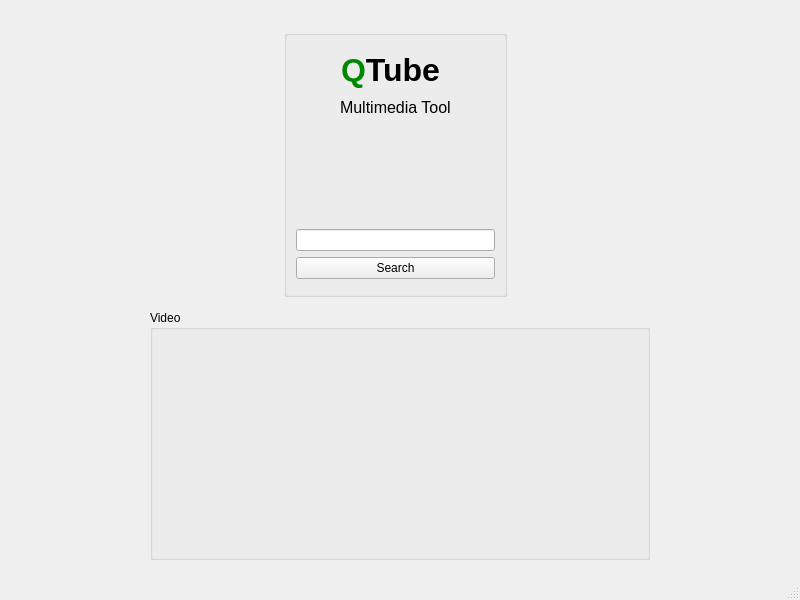
<?xml version="1.0" encoding="UTF-8"?>
<ui version="4.0">
 <class>MainWindow</class>
 <widget class="QMainWindow" name="MainWindow">
  <property name="geometry">
   <rect>
    <x>0</x>
    <y>0</y>
    <width>800</width>
    <height>600</height>
   </rect>
  </property>
  <property name="minimumSize">
   <size>
    <width>800</width>
    <height>500</height>
   </size>
  </property>
  <property name="windowTitle">
   <string>MainWindow</string>
  </property>
  <widget class="QWidget" name="centralwidget">
   <widget class="QGroupBox" name="groupBox_2">
    <property name="geometry">
     <rect>
      <x>150</x>
      <y>310</y>
      <width>500</width>
      <height>250</height>
     </rect>
    </property>
    <property name="minimumSize">
     <size>
      <width>500</width>
      <height>250</height>
     </size>
    </property>
    <property name="title">
     <string>Video</string>
    </property>
    <widget class="QLabel" name="Image">
     <property name="geometry">
      <rect>
       <x>0</x>
       <y>20</y>
       <width>320</width>
       <height>180</height>
      </rect>
     </property>
     <property name="autoFillBackground">
      <bool>false</bool>
     </property>
     <property name="text">
      <string/>
     </property>
     <property name="scaledContents">
      <bool>false</bool>
     </property>
    </widget>
   </widget>
   <widget class="QWidget" name="">
    <property name="geometry">
     <rect>
      <x>60</x>
      <y>30</y>
      <width>671</width>
      <height>267</height>
     </rect>
    </property>
    <layout class="QHBoxLayout" name="horizontalLayout">
     <item>
      <spacer name="horizontalSpacer_4">
       <property name="orientation">
        <enum>Qt::Orientation::Horizontal</enum>
       </property>
       <property name="sizeHint" stdset="0">
        <size>
         <width>40</width>
         <height>20</height>
        </size>
       </property>
      </spacer>
     </item>
     <item>
      <widget class="QGroupBox" name="groupBox">
       <property name="minimumSize">
        <size>
         <width>220</width>
         <height>69</height>
        </size>
       </property>
       <property name="maximumSize">
        <size>
         <width>16777215</width>
         <height>16777215</height>
        </size>
       </property>
       <property name="autoFillBackground">
        <bool>true</bool>
       </property>
       <property name="title">
        <string/>
       </property>
       <property name="flat">
        <bool>true</bool>
       </property>
       <layout class="QGridLayout" name="gridLayout">
        <item row="1" column="0">
         <spacer name="verticalSpacer">
          <property name="orientation">
           <enum>Qt::Orientation::Vertical</enum>
          </property>
          <property name="sizeType">
           <enum>QSizePolicy::Policy::Fixed</enum>
          </property>
          <property name="sizeHint" stdset="0">
           <size>
            <width>20</width>
            <height>100</height>
           </size>
          </property>
         </spacer>
        </item>
        <item row="2" column="0">
         <layout class="QVBoxLayout" name="verticalLayout">
          <property name="sizeConstraint">
           <enum>QLayout::SizeConstraint::SetDefaultConstraint</enum>
          </property>
          <item>
           <widget class="QLineEdit" name="e_inputURL">
            <property name="text">
             <string/>
            </property>
           </widget>
          </item>
          <item>
           <widget class="QPushButton" name="b_search">
            <property name="text">
             <string>Search</string>
            </property>
           </widget>
          </item>
         </layout>
        </item>
        <item row="0" column="0">
         <layout class="QGridLayout" name="gridLayout_2">
          <item row="2" column="0">
           <widget class="QLabel" name="label_2">
            <property name="maximumSize">
             <size>
              <width>111</width>
              <height>21</height>
             </size>
            </property>
            <property name="text">
             <string>&lt;html&gt;&lt;head/&gt;&lt;body&gt;&lt;p&gt;&lt;span style=&quot; font-size:12pt;&quot;&gt;Multimedia Tool&lt;/span&gt;&lt;/p&gt;&lt;/body&gt;&lt;/html&gt;</string>
            </property>
            <property name="scaledContents">
             <bool>true</bool>
            </property>
           </widget>
          </item>
          <item row="1" column="0">
           <widget class="QLabel" name="label">
            <property name="minimumSize">
             <size>
              <width>101</width>
              <height>41</height>
             </size>
            </property>
            <property name="maximumSize">
             <size>
              <width>101</width>
              <height>41</height>
             </size>
            </property>
            <property name="text">
             <string>&lt;html&gt;&lt;head/&gt;&lt;body&gt;&lt;p align=&quot;center&quot;&gt;&lt;span style=&quot; font-size:24pt; font-weight:700; color:#008800;&quot;&gt;Q&lt;/span&gt;&lt;span style=&quot; font-size:24pt; font-weight:700;&quot;&gt;Tube&lt;/span&gt;&lt;/p&gt;&lt;/body&gt;&lt;/html&gt;</string>
            </property>
            <property name="textFormat">
             <enum>Qt::TextFormat::RichText</enum>
            </property>
            <property name="scaledContents">
             <bool>true</bool>
            </property>
           </widget>
          </item>
         </layout>
        </item>
       </layout>
      </widget>
     </item>
     <item>
      <spacer name="horizontalSpacer_3">
       <property name="orientation">
        <enum>Qt::Orientation::Horizontal</enum>
       </property>
       <property name="sizeHint" stdset="0">
        <size>
         <width>40</width>
         <height>20</height>
        </size>
       </property>
      </spacer>
     </item>
    </layout>
   </widget>
  </widget>
  <widget class="QStatusBar" name="statusbar"/>
 </widget>
 <resources/>
 <connections/>
</ui>
